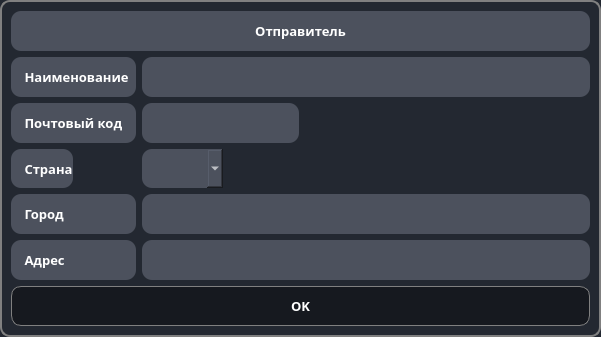
<?xml version="1.0" encoding="UTF-8"?>
<ui version="4.0">
 <class>consignor_dispatch</class>
 <widget class="QDialog" name="consignor_dispatch">
  <property name="geometry">
   <rect>
    <x>0</x>
    <y>0</y>
    <width>601</width>
    <height>337</height>
   </rect>
  </property>
  <property name="windowTitle">
   <string>Отправитель CMR №</string>
  </property>
  <property name="styleSheet">
   <string notr="true">QDialog {
    
	background-color: rgb(35, 40, 49);
	border: 2px solid gray;
	border-radius: 10px;
    
    
}
QPushButton {
    background-color: rgb(22, 25, 31);
    color: white;
    font-size: 10pt;
    font-weight: 700;
    font-family: RussoOne-Regular;
	border: 1px solid gray;
	border-radius: 10px;
}

QPushButton:hover {
    background-color: #666;
}

QPushButton:pressed {
    background-color: #888;
}

QLabel {
    color: white;
    font-family: RussoOne-Regular;
    font-size: 10pt;
    font-weight: 600;
    background: rgb(76, 81, 93);
    min-width: 26ex;
    min-height: 4ex;
	border: 1px;
	border-radius: 10px;
    
}

QComboBox {
    color: white;
    font-family: RussoOne-Regular;
    font-size: 12pt;
    font-weight: 600;
    background: rgb(76, 81, 93);
    min-width: 26ex;
    min-height: 4ex;
    selection-background-color: rgb(39, 44, 54);
	border: 1px;
	border-radius: 10px;

}

QComboBox:editable {
    background: rgb(76, 81, 93);
}

QComboBox:on { 
    background: rgb(76, 81, 93);
}

QComboBox QAbstractItemView {
  color: white;
  background-color: rgb(76, 81, 93);
  
  selection-background-color: rgb(39, 44, 54);
}

QLineEdit {
    color: white;
    font-family: RussoOne-Regular;
    font-size: 14pt;
    font-weight: 600;
    background: rgb(76, 81, 93);
    border:1px;
	border-radius: 10px;
   
    

}</string>
  </property>
  <layout class="QGridLayout" name="gridLayout">
   <item row="6" column="1" colspan="4">
    <widget class="QLineEdit" name="lne_city">
     <property name="sizePolicy">
      <sizepolicy hsizetype="Preferred" vsizetype="Expanding">
       <horstretch>0</horstretch>
       <verstretch>0</verstretch>
      </sizepolicy>
     </property>
     <property name="styleSheet">
      <string notr="true">QLineEdit {
    color: white;
    font-family: RussoOne-Regular;
    font-size: 12pt;
    font-weight: 600;
    background: rgb(76, 81, 93);
    border:1px;
   
    

}</string>
     </property>
     <property name="maxLength">
      <number>35</number>
     </property>
    </widget>
   </item>
   <item row="5" column="0">
    <widget class="QLabel" name="label_3">
     <property name="sizePolicy">
      <sizepolicy hsizetype="Maximum" vsizetype="Expanding">
       <horstretch>0</horstretch>
       <verstretch>0</verstretch>
      </sizepolicy>
     </property>
     <property name="text">
      <string>    Страна</string>
     </property>
    </widget>
   </item>
   <item row="5" column="1">
    <widget class="QComboBox" name="cmb_country">
     <property name="sizePolicy">
      <sizepolicy hsizetype="Maximum" vsizetype="Preferred">
       <horstretch>0</horstretch>
       <verstretch>0</verstretch>
      </sizepolicy>
     </property>
    </widget>
   </item>
   <item row="4" column="0">
    <widget class="QLabel" name="label_4">
     <property name="sizePolicy">
      <sizepolicy hsizetype="Maximum" vsizetype="Expanding">
       <horstretch>0</horstretch>
       <verstretch>0</verstretch>
      </sizepolicy>
     </property>
     <property name="text">
      <string>    Почтовый код    </string>
     </property>
    </widget>
   </item>
   <item row="4" column="1">
    <widget class="QLineEdit" name="lne_zipkod">
     <property name="sizePolicy">
      <sizepolicy hsizetype="Maximum" vsizetype="Preferred">
       <horstretch>0</horstretch>
       <verstretch>0</verstretch>
      </sizepolicy>
     </property>
     <property name="styleSheet">
      <string notr="true">QLineEdit {
    color: white;
    font-family: RussoOne-Regular;
    font-size: 12pt;
    font-weight: 600;
    background: rgb(76, 81, 93);
    border:1px;
   
    

}</string>
     </property>
     <property name="maxLength">
      <number>10</number>
     </property>
    </widget>
   </item>
   <item row="6" column="0">
    <widget class="QLabel" name="lbl_city">
     <property name="sizePolicy">
      <sizepolicy hsizetype="Preferred" vsizetype="Expanding">
       <horstretch>0</horstretch>
       <verstretch>0</verstretch>
      </sizepolicy>
     </property>
     <property name="text">
      <string>    Город</string>
     </property>
    </widget>
   </item>
   <item row="8" column="0" colspan="5">
    <widget class="QPushButton" name="btn_ok">
     <property name="sizePolicy">
      <sizepolicy hsizetype="Preferred" vsizetype="Expanding">
       <horstretch>0</horstretch>
       <verstretch>0</verstretch>
      </sizepolicy>
     </property>
     <property name="text">
      <string>OK</string>
     </property>
    </widget>
   </item>
   <item row="7" column="1" colspan="4">
    <widget class="QLineEdit" name="lne_adres">
     <property name="sizePolicy">
      <sizepolicy hsizetype="Preferred" vsizetype="Expanding">
       <horstretch>0</horstretch>
       <verstretch>0</verstretch>
      </sizepolicy>
     </property>
     <property name="styleSheet">
      <string notr="true">QLineEdit {
    color: white;
    font-family: RussoOne-Regular;
    font-size: 12pt;
    font-weight: 600;
    background: rgb(76, 81, 93);
    border:1px;
   
    

}</string>
     </property>
     <property name="maxLength">
      <number>35</number>
     </property>
    </widget>
   </item>
   <item row="1" column="1" colspan="4">
    <widget class="QLineEdit" name="lne_name">
     <property name="sizePolicy">
      <sizepolicy hsizetype="Preferred" vsizetype="Expanding">
       <horstretch>0</horstretch>
       <verstretch>0</verstretch>
      </sizepolicy>
     </property>
     <property name="font">
      <font>
       <family>RussoOne-Regular</family>
       <pointsize>12</pointsize>
       <weight>75</weight>
       <bold>true</bold>
      </font>
     </property>
     <property name="styleSheet">
      <string notr="true">QLineEdit {
    color: white;
    font-family: RussoOne-Regular;
    font-size: 12pt;
    font-weight: 600;
    background: rgb(76, 81, 93);
    border:1px;
   
    

}</string>
     </property>
     <property name="maxLength">
      <number>35</number>
     </property>
    </widget>
   </item>
   <item row="1" column="0">
    <widget class="QLabel" name="lbl_name">
     <property name="sizePolicy">
      <sizepolicy hsizetype="Preferred" vsizetype="Expanding">
       <horstretch>0</horstretch>
       <verstretch>0</verstretch>
      </sizepolicy>
     </property>
     <property name="text">
      <string>    Наименование</string>
     </property>
    </widget>
   </item>
   <item row="0" column="0" colspan="5">
    <widget class="QLabel" name="label_2">
     <property name="sizePolicy">
      <sizepolicy hsizetype="Expanding" vsizetype="Expanding">
       <horstretch>0</horstretch>
       <verstretch>0</verstretch>
      </sizepolicy>
     </property>
     <property name="tabletTracking">
      <bool>true</bool>
     </property>
     <property name="contextMenuPolicy">
      <enum>Qt::DefaultContextMenu</enum>
     </property>
     <property name="text">
      <string>Отправитель</string>
     </property>
     <property name="alignment">
      <set>Qt::AlignCenter</set>
     </property>
    </widget>
   </item>
   <item row="7" column="0">
    <widget class="QLabel" name="lbl_adres">
     <property name="sizePolicy">
      <sizepolicy hsizetype="Preferred" vsizetype="Expanding">
       <horstretch>0</horstretch>
       <verstretch>0</verstretch>
      </sizepolicy>
     </property>
     <property name="text">
      <string>    Адрес</string>
     </property>
    </widget>
   </item>
  </layout>
 </widget>
 <tabstops>
  <tabstop>lne_name</tabstop>
  <tabstop>lne_zipkod</tabstop>
  <tabstop>cmb_country</tabstop>
  <tabstop>lne_city</tabstop>
  <tabstop>lne_adres</tabstop>
  <tabstop>btn_ok</tabstop>
 </tabstops>
 <resources/>
 <connections/>
</ui>
